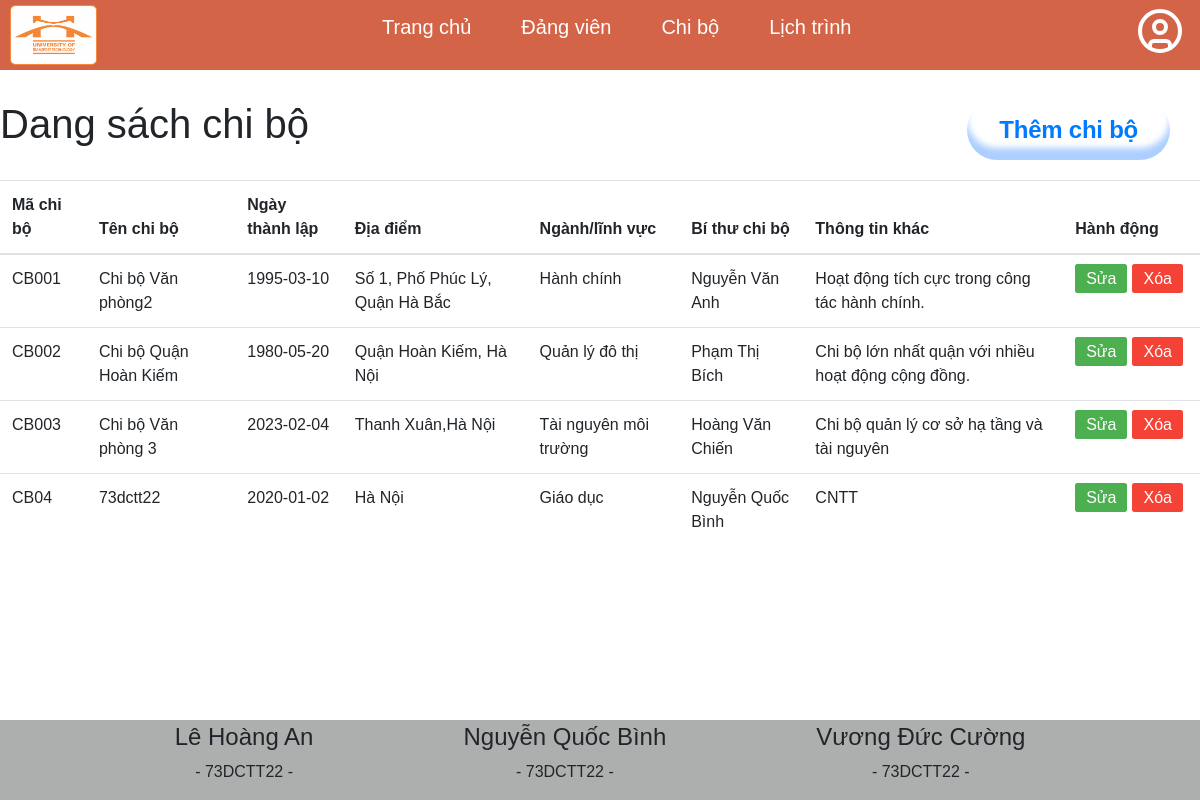
The page /admin/chi_bo.php on the database its author committed.
### tables this page shows
CREATE TABLE `chibo` (
  `maChiBo` varchar(10) NOT NULL,
  `tenChiBo` varchar(255) NOT NULL,
  `ngayThanhLap` date NOT NULL,
  `diaDiem` varchar(255) NOT NULL,
  `nganhLinhVuc` varchar(100) DEFAULT NULL,
  `soLuongDangVien` int(11) DEFAULT 0,
  `biThuChiBo` varchar(255) NOT NULL,
  `thongTinKhac` text DEFAULT NULL
);

### admin/chi_bo.php (called while the page is built)
<?php
include "../view/header.php";
include "DanhSach/chi_bo.php";
include "../view/footer.php";
?>

### admin/DanhSach/chi_bo.php (the view, shortened to what this page needs)
<?php
require "Config/connect_db.php";
$sql = "SELECT * FROM chibo";
$result = $conn->query($sql);
?>
<div>
    <div class="heading" style="display: flex; justify-content: space-between; margin-top: 30px">
        <h1>Dang sách chi bộ</h1>
        <button class="button-73" style="margin-right: 30px;">
            <a href="ChucNang/form_add_edit_chi_bo.php">Thêm chi bộ</a>
        </button>
    </div>
    <table class="table" style="margin-top: 20px;">
  <thead>
    <tr>
      <th scope="col">Mã chi bộ</th>
      <th scope="col">Tên chi bộ</th>
      <th scope="col">Ngày thành lập</th>
      <th scope="col">Địa điểm</th>
      <th scope="col">Ngành/lĩnh vực</th>
      <th scope="col">Bí thư chi bộ</th>
      <th scope="col">Thông tin khác</th>
      <th scope="col">Hành động</th>
    </tr>
  </thead>
  <tbody>
    <?php
    if ($result->num_rows > 0) {
        while ($row = $result->fetch_assoc()) {
            echo "<tr>";
            echo "<td>" . $row['maChiBo'] . "</td>";
            echo "<td>" . $row['tenChiBo'] . "</td>";
            echo "<td>" . $row['ngayThanhLap'] . "</td>";
            echo "<td>" . $row['diaDiem'] . "</td>";
            echo "<td>" . $row['nganhLinhVuc'] . "</td>";
            echo "<td>" . $row['biThuChiBo'] . "</td>";
            echo "<td>" . $row['thongTinKhac'] . "</td>";
            echo "<td class='action-buttons'>";
            echo "<a href='../admin/ChucNang/form_add_edit_chi_bo.php?maChiBo=" . $row['maChiBo'] . "' class='edit'>Sửa</a>";
            echo "<a href='ChucNang/xoa_chi_bo.php?maChiBo=" . $row['maChiBo'] . "' class='delete' onclick='return confirm(\"Bạn có chắc chắn muốn xóa không?\");'>Xóa</a>";
            echo "</td>";
            echo "</tr>";
        }
    } else {
        echo "<tr><td colspan='11'>Không có dữ liệu</td></tr>";
    }
    ?>
  </tbody>
</table>
</div>

### css/danhsach.css (style rules this page uses)
* { box-sizing: border-box; padding: 0; margin: 0; font-family: sans-serif; }

### admin/DanhSach/chi_bo.php (style rules this page uses)
.action-buttons a { text-decoration: none; padding: 5px 10px; border-radius: 3px; margin-right: 5px; color: white; }
.action-buttons .edit { background-color: #4CAF50; border: 1px solid #4CAF50; }
.action-buttons .delete { background-color: #f44336; border: 1px solid #f44336; }
.button-73 { appearance: none; background-color: #FFFFFF; border-radius: 40em; border-style: none; box-shadow: #ADCFFF 0 -12px 6px inset; box-sizing: border-box; color: #000000; cursor: pointer; display: inline-block; font-family: -apple-system,sans-serif; font-size: 24px; font-weight: 700; letter-spacing: -.24px; margin: 0; outline: none; padding: 20px 30px; quotes: auto; text-align: center; text-decoration: none; transition: all .15s; user-select: none; -webkit-user-select: none; touch-action: manipulation; }
@media (min-width: 768px) { .button-73 { font-size: 1.5rem; padding: .75rem 2rem; } }

### rows shown on the page
chibo: maChiBo "CB001", tenChiBo "Chi bộ Văn phòng2", ngayThanhLap "1995-03-10", diaDiem "Số 1, Phố Phúc Lý, Quận Hà Bắc", nganhLinhVuc "Hành chính", biThuChiBo "Nguyễn Văn Anh", thongTinKhac "Hoạt động tích cực trong công tác hành chính."
chibo: maChiBo "CB002", tenChiBo "Chi bộ Quận Hoàn Kiếm", ngayThanhLap "1980-05-20", diaDiem "Quận Hoàn Kiếm, Hà Nội", nganhLinhVuc "Quản lý đô thị", biThuChiBo "Phạm Thị Bích", thongTinKhac "Chi bộ lớn nhất quận với nhiều hoạt động cộng đồng."
chibo: maChiBo "CB003", tenChiBo "Chi bộ Văn phòng 3", ngayThanhLap "2023-02-04", diaDiem "Thanh Xuân,Hà Nội", nganhLinhVuc "Tài nguyên môi trường", biThuChiBo "Hoàng Văn Chiến", thongTinKhac "Chi bộ quản lý cơ sở hạ tầng và tài nguyên"
chibo: maChiBo "CB04", tenChiBo "73dctt22", ngayThanhLap "2020-01-02", diaDiem "Hà Nội", nganhLinhVuc "Giáo dục", biThuChiBo "Nguyễn Quốc Bình", thongTinKhac "CNTT"
